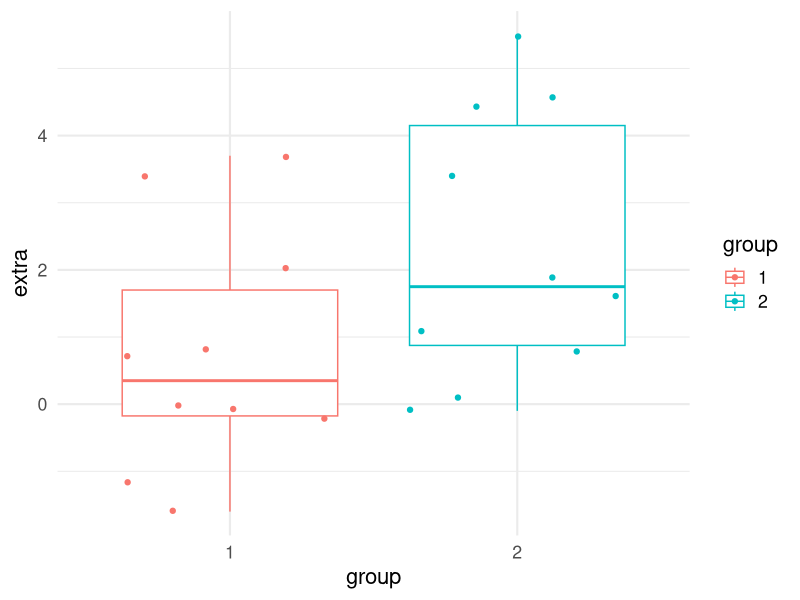

Generate this figure with R: (Note: this script raises an error after producing the figure.)
## ---- chunk 1
knitr::opts_chunk$set(echo = FALSE)
## ---- chunk 2
summary(cars)
## ---- chunk 3
library(ggplot2)
ggplot(data = sleep, aes(x = group, y = extra, color = group)) +
  geom_boxplot() +
  geom_jitter() +
  theme_minimal(base_size = 16)
## ---- chunk 4
xfun::session_info("rmarkdown", dependencies = FALSE)
## ---- chunk 5
# automatically create a bib database for R packages
bib <- knitr::write_bib(
  x = c(
    .packages(), "knitr", "rmarkdown", "bookdown"
  ), file = NULL, prefix = ""
)
bib <- unlist(bib)
# remove the ugly single quotes required by CRAN policy
bib <- gsub("(\\\n)", " ", bib)
xfun::write_utf8(bib, "packages.bib")
